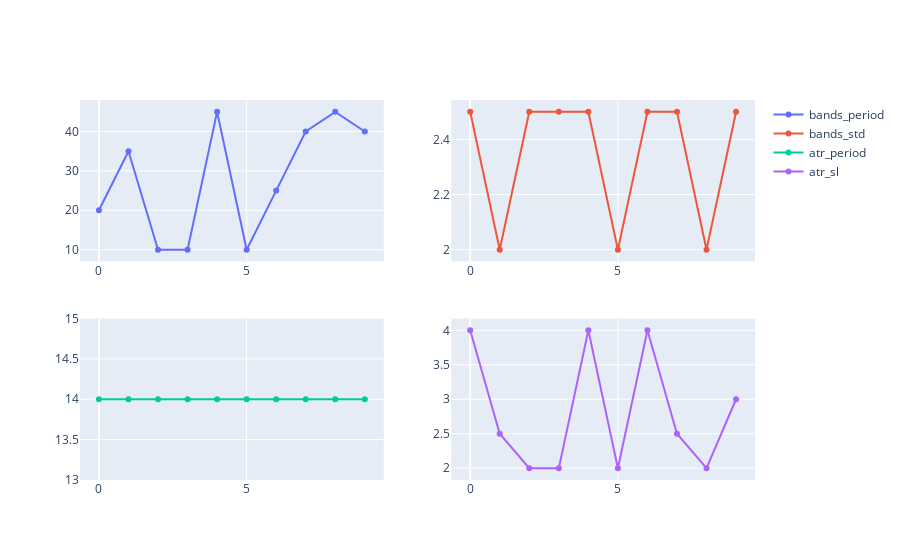

The notebook cell this image was saved under:
### Code cell
best_index = combs[combs.groupby('split_idx').idxmax()].index

def get_best_params(best_index , level_name):
    return best_index.get_level_values(level_name).to_numpy()

in_best_bands_period = get_best_params(best_index , 'bb_bands_period')
in_best_bands_std = get_best_params(best_index , 'bb_bands_std')
in_best_atr_period = get_best_params(best_index , 'bb_atr_period')
in_best_atr_sl = get_best_params(best_index , 'bb_atr_sl')

in_best_windows_pair = np.array(list(zip(in_best_bands_period , in_best_bands_std , in_best_atr_period , in_best_atr_sl)))

best_params_df = pd.DataFrame(in_best_windows_pair , columns = ['bb_bands_period' , 'bb_bands_std' , 'bb_atr_period' , 'bb_atr_sl'])

fig = make_subplots(
    rows = 2,
    cols = 2
)
fig.add_trace(
    best_params_df['bb_bands_period'].vbt.plot(trace_kwargs = dict(name = 'bands_period')).data[0],
    row = 1,
    col = 1
)
fig.add_trace(
    best_params_df['bb_bands_std'].vbt.plot(trace_kwargs = dict(name = 'bands_std')).data[0],
    row = 1,
    col = 2
)
fig.add_trace(
    best_params_df['bb_atr_period'].vbt.plot(trace_kwargs = dict(name = 'atr_period')).data[0],
    row = 2,
    col = 1
)
fig.add_trace(
    best_params_df['bb_atr_sl'].vbt.plot(trace_kwargs = dict(name = 'atr_sl')).data[0],
    row = 2,
    col = 2
)
fig.show()

### Figure 1 — Plotly figure (JSON) as saved in the notebook; plotly's stock layout.template omitted (floating-point values rounded to 4 significant figures)
{"data": [{"name": "bands_period", "showlegend": true, "type": "scatter", "uid": "e2fad057-3692-4c13-b46e-79da86932921", "x": [0, 1, 2, 3, 4, 5, 6, 7, 8, 9], "xaxis": "x", "y": [20.0, 35.0, 10.0, 10.0, 45.0, 10.0, 25.0, 40.0, 45.0, 40.0], "yaxis": "y"}, {"name": "bands_std", "showlegend": true, "type": "scatter", "uid": "1e56831c-f5b4-487d-b606-5956f11e7ccf", "x": [0, 1, 2, 3, 4, 5, 6, 7, 8, 9], "xaxis": "x2", "y": [2.5, 2.0, 2.5, 2.5, 2.5, 2.0, 2.5, 2.5, 2.0, 2.5], "yaxis": "y2"}, {"name": "atr_period", "showlegend": true, "type": "scatter", "uid": "891d8853-091c-43ef-9c52-173aa2104503", "x": [0, 1, 2, 3, 4, 5, 6, 7, 8, 9], "xaxis": "x3", "y": [14.0, 14.0, 14.0, 14.0, 14.0, 14.0, 14.0, 14.0, 14.0, 14.0], "yaxis": "y3"}, {"name": "atr_sl", "showlegend": true, "type": "scatter", "uid": "3156b0b3-cd88-4cca-8cad-781f022bf855", "x": [0, 1, 2, 3, 4, 5, 6, 7, 8, 9], "xaxis": "x4", "y": [4.0, 2.5, 2.0, 2.0, 4.0, 2.0, 4.0, 2.5, 2.0, 3.0], "yaxis": "y4"}], "layout": {"xaxis": {"anchor": "y", "domain": [0, 0.45]}, "xaxis2": {"anchor": "y2", "domain": [0.55, 1]}, "xaxis3": {"anchor": "y3", "domain": [0, 0.45]}, "xaxis4": {"anchor": "y4", "domain": [0.55, 1]}, "yaxis": {"anchor": "x", "domain": [0.575, 1]}, "yaxis2": {"anchor": "x2", "domain": [0.575, 1]}, "yaxis3": {"anchor": "x3", "domain": [0, 0.425]}, "yaxis4": {"anchor": "x4", "domain": [0, 0.425]}}}
